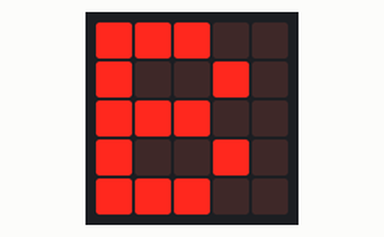
Recording of a program running on a simulated BBC micro:bit running MicroPython. Parts: the board's 5×5 LED display. The 48×5 strip is a reading aid, not a part: it shows the text the display is scrolling, unrolled, one strip-width of it at a time. At 26.7 s the program stops and its outputs stay as they are.

Above: at 0.1 s.
At 1.1 s:
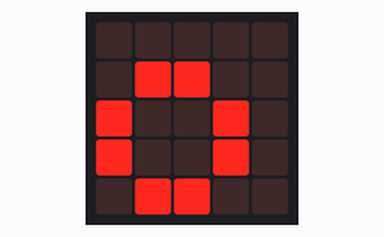
At 2.1 s:
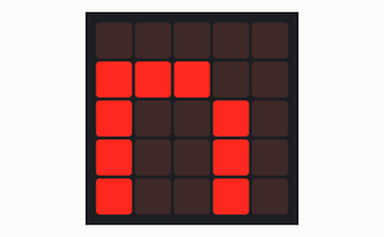
At 3.1 s:
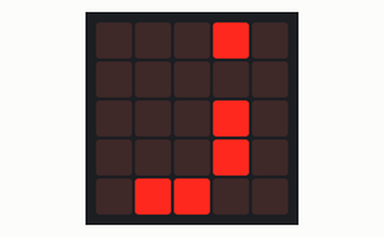
At 5.1 s:
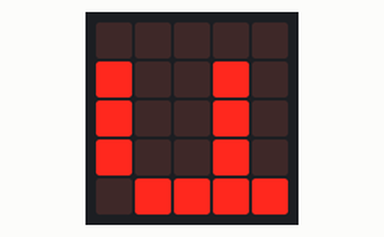
At 6.1 s:
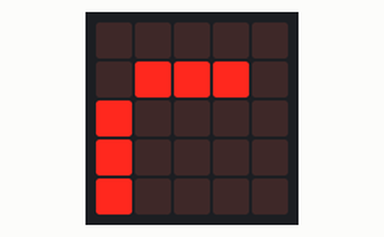

Measured:
- what the display in image 1 shows lasts 1.0 s, from 1.0 s to 2.0 s

The program:

show.py
```python
# Microbit display
from microbit import *

display.clear()                        # Efface l'afficheur
display.show("Bonjour", delay=1000)    # Affiche lettre par lettre
display.scroll("Bonjour", delay = 500) # Fait défiler le texte
```
